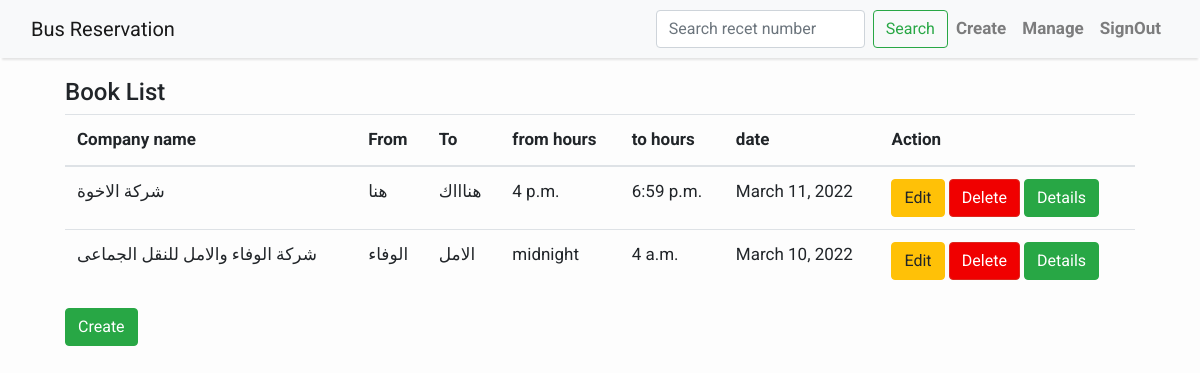
The page /manager/list/ (signed in) on the database its author committed.
### manager/models.py (models this page shows, shortened)
class Trip(models.Model):
    company_name = models.CharField(max_length=50)
    dest_from = models.CharField(max_length=50)
    dest_to = models.CharField(max_length=50)
    time_from = models.TimeField( auto_now=False, auto_now_add=False)
    time_to = models.TimeField( auto_now=False, auto_now_add=False)
    date_day = models.DateField(auto_now=False, auto_now_add=False)
    author = models.ForeignKey(settings.AUTH_USER_MODEL,on_delete=models.CASCADE)
    price = models.CharField( max_length=50,null=True)
    date_published = models.DateTimeField(auto_now_add=True)
    class Meta:
        ordering = ['-date_published']

### account/decoretors.py (the view)
        def wrapper_func(request,*args,**kwargs):
            group = None
            if request.user.groups.exists():
                group = request.user.groups.all()[0].name
            if group in allowed_roles:
                return view_func(request,*args,**kwargs)
            else:
                return HttpResponse('You are not authorize to this page')

### account/decoretors.py (called while the page is built)
def allowed_users(allowed_roles=[]):
    def decorator(view_func):
        def wrapper_func(request,*args,**kwargs):
            group = None
            if request.user.groups.exists():
                group = request.user.groups.all()[0].name
            if group in allowed_roles:
                return view_func(request,*args,**kwargs)
            else:
                return HttpResponse('You are not authorize to this page')
        return wrapper_func
    return decorator

### manager/views.py (called while the page is built)
@login_required(login_url='login')
@allowed_users(allowed_roles=['manager'])
def list_trips(request):
    data = Trip.objects.all().filter(author=request.user.id)
    return render(request,'manager/list_bus.html',{'data':data})

### manager/templates/manager/list_bus.html
{% extends "base.html" %}
{% block content %}
<div class="card-body">
    <h4>Book List</h4>
    <table class="table">
        <thead>
            <tr>
                <th scope="col">Company name</th>
                <th scope="col">From</th>
                <th scope="col">To</th>
                <th scope="col">from hours</th>
                <th scope="col">to hours</th>
                <th scope="col">date</th>
                <th scope="col">Action</th>
            </tr>
        </thead>
        <tbody >
            {% for book in data %}
            <tr>
                <td>{{ book.company_name }}</td>
                <td>{{ book.dest_from }}</td>
                <td>{{ book.dest_to }}</td>
                <td>{{ book.time_from }}</td>
                <td>{{ book.time_to }}</td>
                <td>{{book.date_day}}</td>
                <td>
                    <a type="button" class="btn btn-warning" href="{% url 'edit' book.id %}">Edit</a>
                    <a type="button" class="btn btn-danger" href="{% url 'delete' book.id%}">Delete</a>
                    <a type="button" class="btn btn-success" href="{% url 'detail' book.id%}">Details</a>
                </td>
            </tr>
           {%endfor%}
        </tbody>
    </table>
    <a type="button" class="btn btn-success" href="{% url 'create' %}">Create</a>
</div>
{% endblock %}

### templates/base.html (shortened to what this page needs)
<!DOCTYPE html>
<html>
    <head>
        <link rel="stylesheet" href="https://maxcdn.bootstrapcdn.com/bootstrap/4.0.0/css/bootstrap.min.css"
 />
    </head>
    <body>
        <nav class="navbar navbar-expand-lg navbar-light bg-light shadow" id="mainNav">
            <div class="container-fluid">
                <a class="navbar-brand" href="">Bus Reservation</a>
                <div class="collapse navbar-collapse" id="navbarResponsive">
                    <ul class="navbar-nav ml-auto">
                        {% if user.is_authenticated %}
                        {% if user.groups.all.0.name == 'manager' %}
                        <form class="form-inline" method='POST' action="{% url 'searcher' %}">
                            <input class="form-control mr-sm-2" type="search" placeholder="Search recet number" name="searched" aria-label="Search">
                            <button class="btn btn-outline-success my-2 my-sm-0" type="submit">Search</button>
                          </form>
                          {% endif %}
                          {% endif %}
                        {% if user.is_authenticated %}
                        {% if user.groups.all.0.name == 'manager' %}
                        <li class="nav-item text-black">
                            <a class="nav-link text-black font-weight-bold" href="{% url 'create' %}">Create</a>
                        </li>
                        <li class="nav-item text-black">
                            <a class="nav-link text-black font-weight-bold" href="{% url 'manager_list' %}">Manage</a>
                        </li>
                        {%endif%}
                        {%endif%}
                        {% if user.is_authenticated %}
                        <li class="nav-item text-black">
                            <a class="nav-link text-black font-weight-bold" href=" {% url 'logout' %} ">SignOut</a>
                        </li>
                        {%endif%}
                    </ul>
                </div>
            </div>
        </nav>
        <div class="container">
        {% block content %}{% endblock content %}
        </div>
        <footer class="py-3 bg-grey">
        </footer>
    </body>
</html>

### templates/base.html (style rules this page uses)
body { font-family: "Roboto", sans-serif; font-size: 17px; background-color: #fdfdfd; }
.shadow { box-shadow: 0 4px 2px -2px rgba(0, 0, 0, 0.1); }
.btn-danger { color: #fff; background-color: #f00000; border-color: #dc281e; }

### rows shown on the page
Trip: company_name "شركة الاخوة", dest_from "هنا", dest_to "هناااك", time_from "4 p.m.", time_to "6:59 p.m.", date_day "March 11, 2022"
Trip: company_name "شركة الوفاء والامل للنقل الجماعى", dest_from "الوفاء", dest_to "الامل", time_from "midnight", time_to "4 a.m.", date_day "March 10, 2022"
